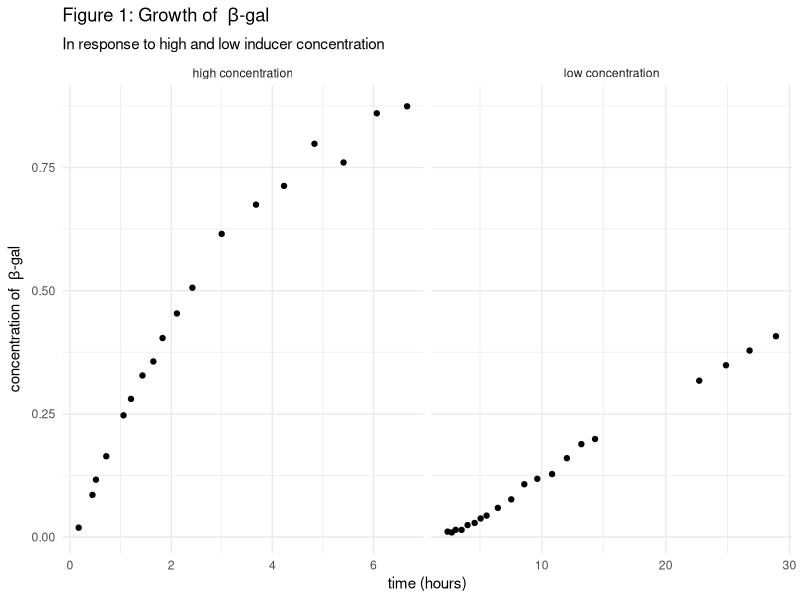
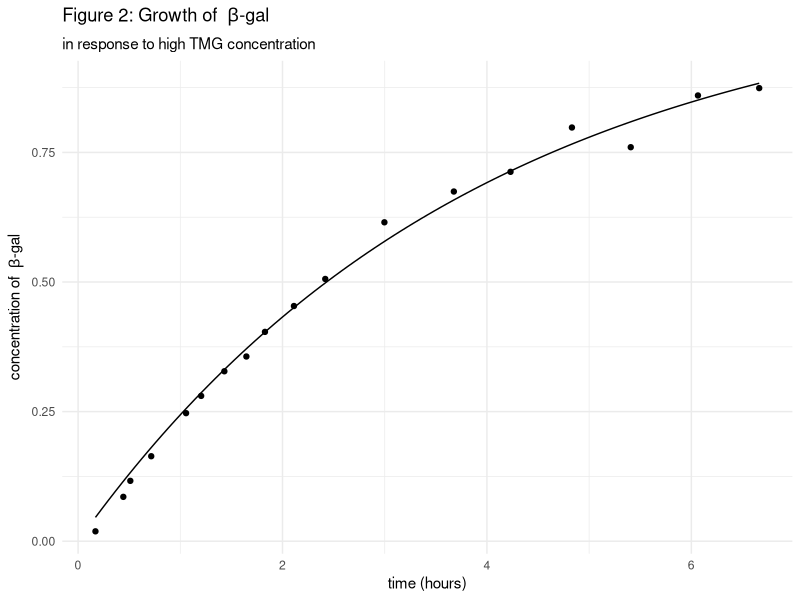
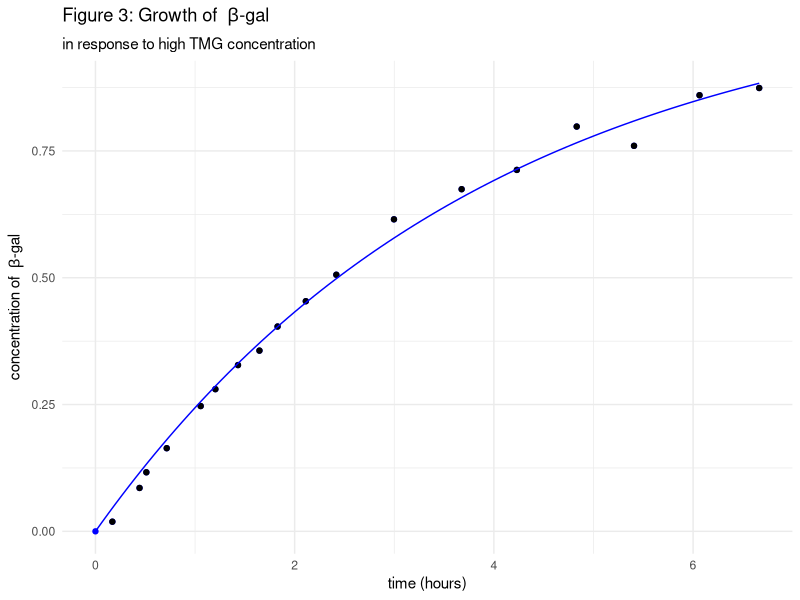
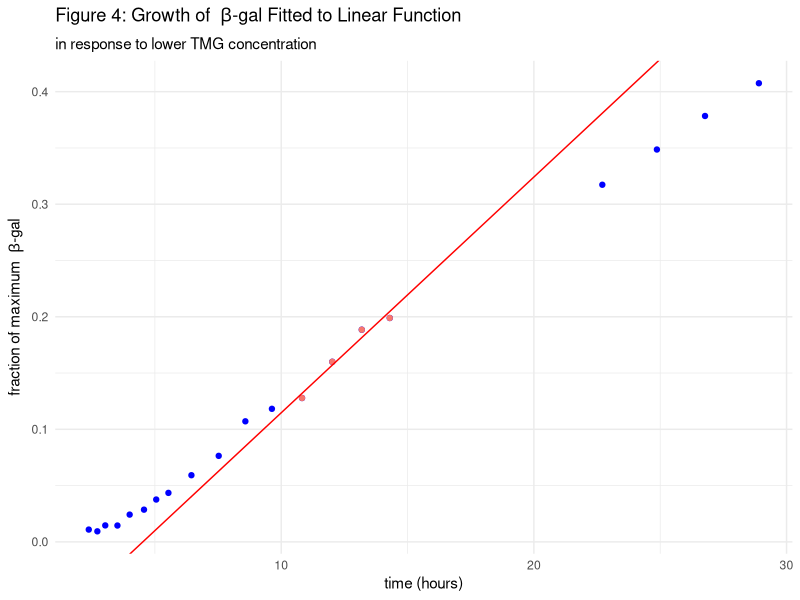

Write R code to recreate these figures, in order. (Note: this script raises an error after producing the figures.)
## ---- chunk 1
knitr::opts_chunk$set(echo = FALSE)
library(tidyverse)
library(glue)
library(knitr)
theme_set(theme_minimal())

## ---- chunk 2
#import A;
novick_a <- read.csv("data/g149novickA.csv", header = FALSE) 
novick_a <- novick_a %>%   
  # separate columns and add titles;
  separate_wider_delim(1, ",", names = c("t", "concentration")) %>%
  # render as number
  mutate_if(is.character, as.numeric)

#import B; 
novick_b <- read.csv("data/g149novickB.csv", header = FALSE) 
novick_b <- novick_b %>%   
  # separate columns and add titles;
  separate_wider_delim(1, ",", names = c("t", "concentration")) %>% 
  # render as number
  mutate_if(is.character, as.numeric) 
kable(signif(novick_b, 3))

## ---- chunk 3

# combine both datasets
data_comb <- novick_a %>% 
  mutate(data = "high concentration") %>%
  rbind(mutate(novick_b, data = "low concentration"))
  

data_comb %>%
  ggplot(aes(x = t, y = concentration)) +
  labs(
    title = expression(paste("Figure 1: Growth of  ", beta, "-gal")), 
    subtitle = "In response to high and low inducer concentration",
    x = "time (hours)", 
    y = expression(paste("concentration of  ", beta, "-gal"))
  ) + geom_point() +
  facet_wrap(~data_comb$data, scales = "free_x")

## ---- chunk 4
#define function
growth_a <- function (t, ampl, tau) (ampl*(1- exp(-(t/tau))))
  
#fit function without (0,0)
a_q2_fn <- nls(novick_a$concentration ~ growth_a(t, ampl, tau), data = novick_a, start = list(ampl = 1.26, tau = 2.62))

# store coefficients
coef_a2 <- coef(a_q2_fn)
coef_a2_df <- data.frame(data = "dataset A", values = signif(coef_a2, 4))

# plot fitted curve over data
novick_a %>%
  ggplot(aes(x = t, y = concentration)) + 
  geom_point(data = novick_a) + 
  labs( 
    title = expression(paste("Figure 2: Growth of  ", beta, "-gal")), 
    subtitle = "in response to high TMG concentration", 
    x = "time (hours)", 
    y = expression(paste("concentration of  ", beta, "-gal"))
  )+
  stat_function(fun = growth_a, 
                args = c(ampl = coef_a2[[1]], 
                         tau = coef_a2[[2]]))
kable(coef_a2_df)
## ---- chunk 5

#fit data with (0,0)

# add (0,0) to data
a_q3_df <- novick_a %>%
  rbind(c(0,0))
# fit data again
a_q3_fit <- nls(a_q3_df$concentration ~ growth_a(t, ampl, tau), data = a_q3_df, start = list(ampl = 1.26, tau = 2.62))

coef_a3 <- coef(a_q3_fit)
coef_comp <- coef_a2 %>% 
  rbind (data.frame(data = "with (0,0)", values = signif(coef(a_q3_fit), 4))) 

# plot new fitted curve over data
a_q3_df %>%
  ggplot(aes(x = t, y = concentration)) + 
  geom_point(color = "blue")+
  geom_point(data = novick_a) + 
  labs( 
    title = expression(paste("Figure 3: Growth of  ", beta, "-gal")), 
    subtitle = "in response to high TMG concentration", 
    x = "time (hours)", 
    y = expression(paste("concentration of  ", beta, "-gal"))
  )+
  stat_function(color = "blue", 
                fun = growth_a, 
                args = c(ampl = coef_a3[[1]], 
                         tau = coef_a3[[2]]))
kable(coef_comp)
print(summary(a_q3_fit))

## predict and calculate MSE for model
a_q3_pred <- predict(a_q3_fit, newdata = data.frame(t = a_q3_df$t))
a_q3_mse <- mean((a_q3_df$concentration - a_q3_pred)^2)

## ---- chunk 6
# get data for 10<=t<=15
b_q2 <- novick_b %>% 
  filter(t >= 10) %>% 
  filter(t <= 15)
# fit straight line for 10<= t <= 15

b_q2_fit <- lm(b_q2$concentration ~ b_q2$t)
coef_b2 <- coef(b_q2_fit)
b_q2_summ <- summary(b_q2_fit)

print(coef_b2)

  # plot
novick_b %>%
  ggplot(aes(x = t, y = concentration)) + 
  geom_point(color = "blue") + 
  geom_point(data = b_q2, aes(color = "red"))+ 
  labs(
    title = expression(paste("Figure 4: Growth of  ", beta, 
                             "-gal Fitted to Linear Function")), 
    subtitle = "in response to lower TMG concentration", 
    x = "time (hours)", 
    y = expression(paste("fraction of maximum  ", beta, "-gal"))
  ) + 
  geom_abline(color = "red",
    intercept = coef_b2[[1]], 
    slope = coef_b2[[2]])  + 
  theme(legend.position = "none")

# compare fit
print(b_q2_summ)

# fit same line over the entire dataset
# predict with linear model with entire dataset
b_q2_pred <- predict(b_q2_fit, newdata = data.frame(t = b_q2$t))
b_q2_mse <- mean((b_q2$concentration - b_q2_pred)^2)

b_q2_pred_all <- predict(b_q2_fit, newdata = data.frame(t = novick_b$t))
b_q2_mse_all <- mean((novick_b$concentration - b_q2_pred_all)^2)

tibble(MSE = c(b_q2_mse, b_q2_mse_all)) %>%
  signif(3) %>%
  mutate(data = c("10<= t <= 15", "entire dataset")) %>%
  print()


## ---- chunk 7
# fit function from a
# define function
growth_b3 <- function (t, ampl, tau) (ampl*(1- exp(-(t/tau))))

# generate an example function
# downscale function from A

# plot the fitted function
novick_b %>%
  ggplot(aes(x = t, y = concentration)) + 
  geom_point() + 
  labs( 
    title = expression(paste("Figure 5: Growth of  ", beta, 
                             "-gal Fitted to Nonlinear Function")), 
    subtitle = "in response to lower TMG concentration", 
    x = "time (hours)", 
    y = expression(paste("fraction of maximum  ", beta, "-gal"))
  )  +
  stat_function(aes(color = "Fitting Tau"),
    fun = growth_b3, 
                args = c(ampl = 0.3, 
                         tau = 15)) +
  stat_function(aes(color = "Fitting A"),
                fun = growth_b3, 
                args = c(ampl = 20, 
                         tau = 8)) +
  scale_color_manual(breaks = )
## ---- chunk 8
# Separate data for t<= 15

b_q4_df <- novick_b %>%
  filter(t <= 15)


# define function
growth_b4 <- function (t, beta, tau) (beta * (-1 + t/tau + exp(-t/tau)))

# fit function
b_q4 <- nls(b_q4_df$concentration ~ growth_b4(t, beta, tau), 
            data = b_q4_df, start = list(beta = 1, tau = 4))

coef_b4 <- coef(b_q4)

# plot the new fitted function
# the data of t>15 is in blue and the rest is in red

b_q4_df %>%
  ggplot(aes(x = t, y = concentration)) +
  geom_point(data = novick_b, color = "black")+
  geom_point(aes(color = 'Nonlinear'))+
  geom_point(data = b_q2, aes(color = 'Linear')) + 
  labs( 
    title = expression(paste("Growth of  ", beta, 
                             "-gal Fitted Comparisons Between Two Functions")), 
    subtitle = "in response to high TMG concentration", 
    x = "time (hours)", 
    y = expression(paste("fraction of maximum  ", beta, "-gal"))
    ) +
  geom_abline(color = "red", 
              intercept = coef_b2[[1]], 
              slope = coef_b2[[2]]) +
  stat_function(aes(color = 'Nonlinear'), 
                fun = growth_b4, 
                args = c(beta = coef_b4[[1]], 
                         tau = coef_b4[[2]]))

b_q4 %>% 
  summary() %>%
  print()
## ---- chunk 9
kable(signif(novick_a, 3))
kable(signif(novick_b, 3))
